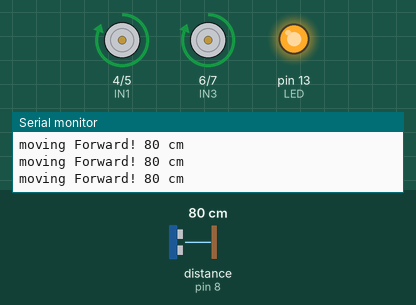
The sketch below on a simulated Arduino Uno, built with avr-gcc and run on an emulated ATmega328P. On the bench: motor-driver pin pairs drawn as motors (green arrow = first pin HIGH = forward, orange = second pin HIGH = backward, longer = more drive), output pins drawn as LEDs (lit = HIGH), the last lines printed to the serial monitor. Wiring (inferred from the names in the program): ultrasonic range finder: trigger pin 9; echo pin 8. Inputs (shaded band) come from the test bench; at power-on: distance to the obstacle (sensor on pin 8) 80 cm. The echo pulse lasts 58.3 µs per cm; pins used as bus, display or sensor lines are not drawn.

Above: at 1.2 s.
1.3 s: distance to the obstacle (sensor on pin 8) set to 8 cm
2.8 s: distance to the obstacle (sensor on pin 8) set to 5 cm
At 3.7 s:
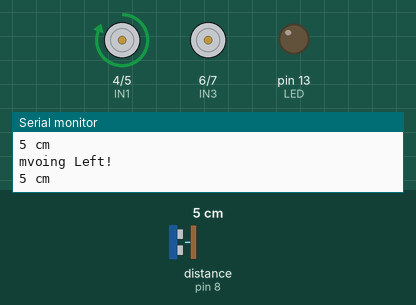
5.8 s: distance to the obstacle (sensor on pin 8) set to 250 cm
At 7.5 s:
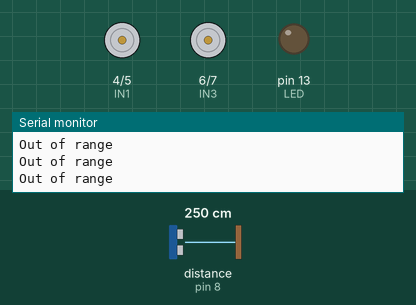
8.3 s: distance to the obstacle (sensor on pin 8) set to 105 cm
9.8 s: distance to the obstacle (sensor on pin 8) set to 94 cm
At 11.1 s:
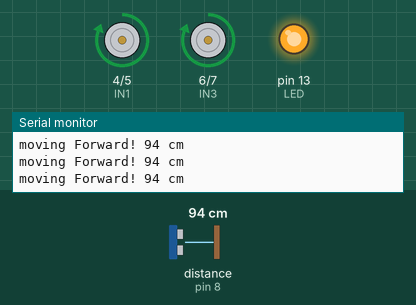
12.8 s: distance to the obstacle (sensor on pin 8) set to 2 cm
At 13.3 s:
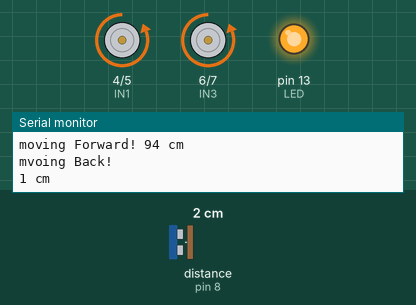
Timing chart, 0 to 16.8 s (numbered marks = the images above; inputs shaded):
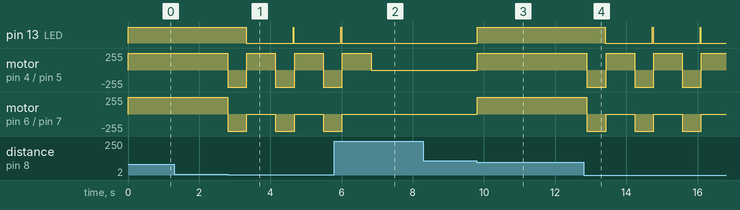

Measured:
- the behaviour switches between 7 and 6 cm on distance to the obstacle (sensor on pin 8) (found by bisection; images 0 and 1)
- the behaviour switches between 100 and 99 cm on distance to the obstacle (sensor on pin 8) (found by bisection; images 2 and 3)
- after the input at 1.3 s, every drawn part: stays the same
- after the input at 2.8 s, pin 13 (LED): HIGH → LOW after 0.52 s, → HIGH 1.3 s later, → LOW 0.02 s later; motor on pin 4 (IN1) / pin 5 (IN2): alternates forward 255/255 for 0.80 s and backward 255/255 for 0.54 s, starting at once; motor on pin 6 (IN3) / pin 7 (IN4): alternates backward 255/255 for 0.54 s and stopped for 0.80 s, starting at once
- after the input at 5.8 s, pin 13 (LED): goes on until 6.0 s, then stays LOW; motor on pin 6 (IN3) / pin 7 (IN4): goes on until 6.0 s, then stays stopped
- after the input at 9.8 s, pin 13 (LED): LOW → HIGH at once; motor on pin 4 (IN1) / pin 5 (IN2), motor on pin 6 (IN3) / pin 7 (IN4): stopped → forward 255/255 at once
- after the input at 12.8 s, pin 13 (LED): alternates HIGH for 0.02 s and LOW for 1.3 s, starting after 0.61 s; motor on pin 4 (IN1) / pin 5 (IN2): alternates forward 255/255 for 0.80 s and backward 255/255 for 0.54 s, starting after 0.09 s

The sketch:

DC_Motor_MIT_SR04.ino
```cpp
// DC_Motor_MIT_SR04

#define IN1    4
#define IN2    5
#define IN3    6
#define IN4    7
#define LED    13

int trigPin = 9;
int echoPin = 8;

// IN1, IN2, IN3, IN4
void motor_control(int i1, int i2, int i3, int i4);

void setup()
{
    Serial.begin(9600);
    Serial.println("Hello!");

    for (int i = 4; i <= 7; i++) {
        pinMode(i, OUTPUT);
    }
    pinMode(LED, OUTPUT);
    pinMode(trigPin, OUTPUT);
    pinMode(echoPin, INPUT);
}

void loop()
{
  long duration, distance;
  digitalWrite(trigPin, LOW);  // Added this line
  delayMicroseconds(3); // Added this line
  digitalWrite(trigPin, HIGH);
  delayMicroseconds(10); // Added this line
  digitalWrite(trigPin, LOW);
  duration = pulseIn(echoPin, HIGH);
  distance = (duration/2) / 29; // The speed of sound is 340 m/s or 29 microseconds per centimeter.

  //  자동차 앞 120cm 이상 거리에 물체가 없으면 정지
  if ( distance > 120 || distance <= 0 ) {
    Serial.println("Out of range");
    motor_control(0, 0, 0, 0); // Stop
    digitalWrite(LED, LOW);
  }
  //  10~100cm 내에 물체를 감지하면 출발
  else if ( distance > 10 && distance < 100 )
  {
    Serial.print("moving Forward! ");
    Serial.print(distance);
    Serial.println(" cm");

    motor_control(1, 0, 1, 0); // Forward
    digitalWrite(LED, HIGH);
    delay(100);
  }
  //  5cm 이내에 물체를 감지하면 후진
  else if ( distance <= 5 )
  {
    Serial.println("mvoing Back!");
    Serial.print(distance);
    Serial.println(" cm");

    motor_control(0, 1, 0, 1); // Back
    delay(500);
    blink_back();

    Serial.println("mvoing Left!");
    Serial.print(distance);
    Serial.println(" cm");
    motor_control(1, 0, 0, 0); // Left
    delay(800);
  }
}

void motor_control(int i1, int i2, int i3, int i4)
{
    //digitalWrite(ENA, a);
    digitalWrite(IN1, i1);
    digitalWrite(IN2, i2);
    ///digitalWrite(ENB, b);
    digitalWrite(IN3, i3);
    digitalWrite(IN4, i4);
}

void blink_back()
{
  digitalWrite(LED, HIGH);
  delay(20);
  digitalWrite(LED, LOW);
  delay(20);
}
```
